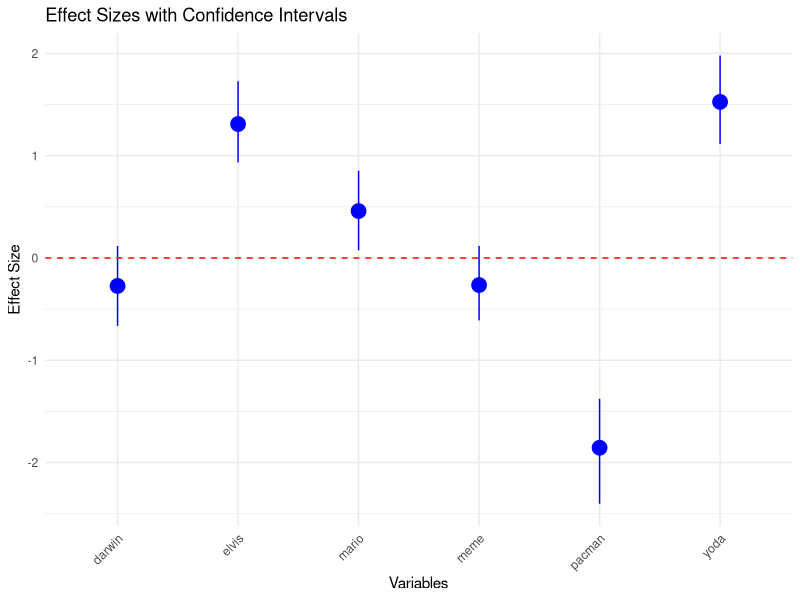

Generate this figure with R:
library(dplyr)
library(ggplot2)
library(tidyr)
library(boot)


# Funzione per generare il dataset con NA casuali e nomi buffi presi dalla cultura pop
#si possono settare:
#n_samples = 100 (numero di campioni in ogni gruppo della popolazione)
#seed = (numero casuale)
#na_percentage = 0 (percentuale (da 0 a 1) di NA presenti del dataset)
#
#

generate_funny_dataset <- function(n_samples =60, seed = sample(1000000, 1), na_percentage = 0.1) {
        set.seed(seed)
        
        # Genera la colonna 'group' e variabili indipendenti con nomi buffi
        group <- rep(c("high", "low"), each = n_samples)
        mario <- c(rnorm(n_samples, mean = 10, sd = 6), rnorm(n_samples, mean = 8, sd = 2)) # Normal - Super Mario
        darwin <- c(rnorm(n_samples, mean = 8, sd = 10), rnorm(n_samples, mean = 8, sd = 11)) # Normal - Darwin but same mean
        elvis <- c(runif(n_samples, min = 5, max = 20), runif(n_samples, min = 4, max = 12))  # Uniform - Elvis Presley
        yoda <- c(rpois(n_samples, lambda = 10), rpois(n_samples, lambda = 5))                 # Poisson - Yoda (Star Wars)
        pacman <- c(rbinom(n_samples, size = 20, prob = 0.3), rbinom(n_samples, size = 20, prob = 0.5)) # Binomial - Pac-Man
        meme <- c(rexp(n_samples, rate = 0.5), rexp(n_samples, rate = 0.3))                   # Exponential - Meme culture
        
        # Combina in un data frame
        funny_dataset <- data.frame(group, mario, darwin, elvis, yoda, pacman, meme)
        
        # Introduce NA in modo casuale
        for (col in names(funny_dataset)[-1]) {  # Escludendo 'group'
                funny_dataset[[col]][sample(1:(2 * n_samples), size = round(na_percentage * 2 * n_samples))] <- NA
        }
        
        return(funny_dataset)
}


test_data <- generate_funny_dataset(n_samples = 50, na_percentage = 0.01, seed=123)
head(test_data)

###########################################################################################
# Test della funzione e significato dei parametri. Quelli con * sono obbligatori,
#gli altri non sono obbligatori e se non specificati utilizzano i valori indicati:
# * x= il dataset da usare
#Replacement = TRUE better to keep it as it is
#GR = "group" the name of the grouping variable (e.g. line, treatment, ecc)
#IN = 2 the first column where there are traits
#FIN = ncol(x) the last column where there are traits
#G1 = "high" the "tag" of individuals of one group (e.g. "ad libitum" or "diet"). 
#G2 = "low" the "tag" of individuals of the other group (e.g. "ad libitum" or "diet").
#n_iter = 1000
#conf_method = "percentile". can be also "Bca" "SD", or "bootstrap-t". these two however need to be tested and do not work perfectly
#SEED=123 change seed to get a different bootstrap
#method == "Cohen" or "Hedges"




################################################################
####Original Function
###############################################################

BootstrapEffectSizesG <- function(x, Replacement = TRUE, GR = "group", IN = 2, FIN = ncol(x), G1 = "high", G2 = "low", 
                                  n_iter = 1000, conf_method = "percentile", SEED = 123, method = "Hedges") {
        # Imposta il seed a livello della funzione principale
        set.seed(SEED)
        # Internal function to calculate effect sizes with NA handling for each variable
        NewPop <- function(x, Replacement, GR, IN, FIN, G1, G2) {
                
                pop1 <- x[x[[GR]] == G1, ]   # Filter for G1
                pop2 <- x[x[[GR]] == G2, ]   # Filter for G2
                
                effctsize <- numeric(FIN - IN + 1)  # Initialize a vector for effect sizes
                n1 <- numeric(FIN - IN + 1)
                n2 <- numeric(FIN - IN + 1)
                
                # Resampling for each variable independently
                for (i in IN:FIN) {
                        var_name <- names(x)[i]
                        
                        # Population 1 for the current variable
                        pop1_var <- pop1[[var_name]]
                        n1_var <- sum(!is.na(pop1_var))  # Effective size without NAs
                        resp1 <- sample(pop1_var[!is.na(pop1_var)], size = n1_var, replace = Replacement)
                        
                        # Population 2 for the current variable
                        pop2_var <- pop2[[var_name]]
                        n2_var <- sum(!is.na(pop2_var))  # Effective size without NAs
                        resp2 <- sample(pop2_var[!is.na(pop2_var)], size = n2_var, replace = Replacement)
                        
                        # Calculate means and standard deviations for each resampled variable
                        p1mean <- mean(resp1, na.rm = TRUE)
                        p2mean <- mean(resp2, na.rm = TRUE)
                        p1sd <- sd(resp1, na.rm = TRUE)
                        p2sd <- sd(resp2, na.rm = TRUE)
                        
                        # Calculate the effect size for the current variable
                        if (method == "Cohen") {
                                effctsize[i - IN + 1] <- (p1mean - p2mean) / sqrt(((n1_var - 1) * p1sd^2 + (n2_var - 1) * p2sd^2) / 
                                                                                          (n1_var + n2_var - 2))
                        } else if (method == "Hedges") {
                                effctsize[i - IN + 1] <- ((p1mean - p2mean) / sqrt(((n1_var - 1) * p1sd^2 + (n2_var - 1) * p2sd^2) / 
                                                                                           (n1_var + n2_var - 2))) * (1 - (3 / (4 * (n1_var + n2_var) - 9)))
                        }
                        # Save the effective sizes without NAs for each variable
                        n1[i - IN + 1] <- n1_var
                        n2[i - IN + 1] <- n2_var
                }
                
                return(list(effctsize = effctsize, n1 = n1, n2 = n2))
        }
        
        # Bootstrap distribution of effect sizes and sample sizes
        effect_size_boot <- replicate(n_iter, {
                result <- NewPop(x, Replacement, GR, IN, FIN, G1, G2)
                list(effctsize = result$effctsize, n1 = result$n1, n2 = result$n2)
        }, simplify = FALSE)
        
        # Extract effect size statistics
        effect_summary <- sapply(effect_size_boot, function(res) res$effctsize)
        mean_effect_summary <- rowMeans(effect_summary, na.rm = TRUE)
        
        ci_summary <- data.frame()
        histograms <- list()
        
        # Calculate confidence intervals
        for (i in 1:(FIN - IN + 1)) {
                effect_dist <- sapply(effect_size_boot, function(res) res$effctsize[i])
                
                ci <- c(NA, NA)
                
                if (conf_method == "SD") {
                        ci <- c(mean(effect_dist)-sd(effect_dist),mean(effect_dist)+sd(effect_dist)) #ci <- quantile(effect_dist, c(0.025, 0.975), na.rm = TRUE)
                } else if (conf_method == "percentile") {
                        ci <- quantile(effect_dist, c(0.025, 0.975), na.rm = TRUE)
                } else if (conf_method == "BCa") {
                        boot_obj <- boot(effect_dist, statistic = function(data, idx) mean(data[idx]), R = n_iter)
                        ci <- tryCatch({
                                boot_ci <- boot.ci(boot_obj, type = "bca")
                                if (!is.null(boot_ci$bca)) boot_ci$bca[4:5] else c(NA, NA)
                        }, error = function(e) c(NA, NA))
                } else if (conf_method == "bootstrap-t") {
                        boot_obj <- boot(effect_dist, statistic = function(data, idx) {
                                mean_val <- mean(data[idx])
                                se_val <- sd(data[idx]) / sqrt(length(data[idx]))
                                return(c(mean_val, se_val))
                        }, R = n_iter)
                        
                        ci <- tryCatch({
                                boot_ci <- boot.ci(boot_obj, type = "stud")
                                if (!is.null(boot_ci$student)) boot_ci$student[4:5] else c(NA, NA)
                        }, error = function(e) c(NA, NA))
                }
                
                # Mean sample sizes for the current variable
                mean_resampled_n1 <- mean(sapply(effect_size_boot, function(res) res$n1[i]), na.rm = TRUE)
                mean_resampled_n2 <- mean(sapply(effect_size_boot, function(res) res$n2[i]), na.rm = TRUE)
                
                # Summary for each variable
                var_name <- names(x)[IN + i - 1]
                ci_summary <- rbind(ci_summary, data.frame(
                        Variable = var_name,
                        mean = mean_effect_summary[i],
                        lower = ci[1],
                        upper = ci[2],
                        significant = ifelse(ci[1] > 0 | ci[2] < 0, TRUE, FALSE),
                        observed_n1 = sum(!is.na(x[x[[GR]] == G1, var_name])),
                        observed_n2 = sum(!is.na(x[x[[GR]] == G2, var_name])),
                        mean_resampled_n1 = mean_resampled_n1,
                        mean_resampled_n2 = mean_resampled_n2
                ), make.row.names = FALSE)
                
                # Create histogram of effect size distribution for the current variable
                hist_plot <- ggplot(data.frame(effect_dist), aes(x = effect_dist)) +
                        geom_histogram(binwidth = 0.1, fill = "blue", alpha = 0.7) +
                        geom_vline(xintercept = 0, linetype = "dashed", color = "red") +
                        labs(title = paste("Effect Size Distribution for", var_name), x = "Effect Size", y = "Frequency") +
                        theme_minimal()
                
                histograms[[var_name]] <- hist_plot
        }
        
        # Plot of means and confidence intervals
        plot <- ggplot(ci_summary, aes(x = Variable, y = mean, ymin = lower, ymax = upper)) +
                geom_pointrange(color = "blue", size = 1) +
                geom_hline(yintercept = 0, linetype = "dashed", color = "red") +
                labs(title = "Effect Sizes with Confidence Intervals", x = "Variables", y = "Effect Size") +
                theme_minimal() +
                theme(axis.text.x = element_text(angle = 45, hjust = 1))
        
        print(plot)
        # Print the method used for effect sizes, confidence method, and number of iterations
        cat("\nMethod used for Effect Sizes:", method, "\n")
        cat("Confidence Method:", conf_method, "\n")
        cat("Number of Iterations:", n_iter, "\n\n")
        # Return summary table and histograms
        return(list(summary = ci_summary, histograms = histograms))
}



##################################
##Versione alternativa semplificata con i loop 
####################################

BootstrapEffectSizesNEW <- function(x, Replacement = TRUE, GR = "group", IN = 2, FIN = ncol(x), G1 = "high", G2 = "low", 
                                    n_iter = 1000, conf_method = "percentile", SEED = 123, method = "Hedges") {
        set.seed(SEED)
        
        calc_effect_size <- function(pop1, pop2, method) {
                n1 <- length(pop1)
                n2 <- length(pop2)
                p1mean <- mean(pop1, na.rm = TRUE)
                p2mean <- mean(pop2, na.rm = TRUE)
                p1sd <- sd(pop1, na.rm = TRUE)
                p2sd <- sd(pop2, na.rm = TRUE)
                
                pooled_sd <- sqrt(((n1 - 1) * p1sd^2 + (n2 - 1) * p2sd^2) / (n1 + n2 - 2))
                effect <- (p1mean - p2mean) / pooled_sd
                
                if (method == "Hedges") {
                        effect <- effect * (1 - (3 / (4 * (n1 + n2) - 9)))
                }
                
                return(c(effect = effect, n1 = n1, n2 = n2))
        }
        
        vars <- names(x)[IN:FIN]
        pop1 <- x[x[[GR]] == G1, vars, drop = FALSE]
        pop2 <- x[x[[GR]] == G2, vars, drop = FALSE]
        
        boot_results <- replicate(n_iter, {
                sapply(vars, function(var) {
                        sample1 <- sample(pop1[[var]], sum(!is.na(pop1[[var]])), replace = Replacement)
                        sample2 <- sample(pop2[[var]], sum(!is.na(pop2[[var]])), replace = Replacement)
                        calc_effect_size(sample1, sample2, method)
                })
        }, simplify = "array")
        
        mean_effects <- rowMeans(boot_results["effect",, ], na.rm = TRUE)
        
        ci_summary <- lapply(vars, function(var) {
                x <- boot_results["effect", var, ]
                ci <- switch(conf_method,
                             "SD" = c(mean(x) - sd(x), mean(x) + sd(x)),
                             "percentile" = quantile(x, c(0.025, 0.975), na.rm = TRUE),
                             "BCa" = {
                                     boot_obj <- boot(x, function(d, i) mean(d[i]), R = n_iter)
                                     tryCatch(boot.ci(boot_obj, type = "bca")$bca[4:5], error = function(e) c(NA, NA))
                             },
                             "bootstrap-t" = {
                                     boot_obj <- boot(x, function(d, i) c(mean(d[i]), sd(d[i]) / sqrt(length(d[i]))), R = n_iter)
                                     tryCatch(boot.ci(boot_obj, type = "stud")$student[4:5], error = function(e) c(NA, NA))
                             })
                data.frame(
                        Variable = var,
                        mean = mean(x),
                        lower = ci[1],
                        upper = ci[2],
                        significant = ci[1] > 0 | ci[2] < 0,
                        observed_n1 = sum(!is.na(pop1[[var]])),
                        observed_n2 = sum(!is.na(pop2[[var]])),
                        mean_resampled_n1 = mean(boot_results["n1", var, ]),
                        mean_resampled_n2 = mean(boot_results["n2", var, ])
                )
        })
        
        ci_summary <- do.call(rbind, ci_summary)
        
        plot <- ggplot(ci_summary, aes(x = Variable, y = mean, ymin = lower, ymax = upper)) +
                geom_pointrange(color = "blue", size = 1) +
                geom_hline(yintercept = 0, linetype = "dashed", color = "red") +
                labs(title = "Effect Sizes with Confidence Intervals", x = "Variables", y = "Effect Size") +
                theme_minimal() +
                theme(axis.text.x = element_text(angle = 45, hjust = 1))
        
        print(plot)
        cat("\nMethod used for Effect Sizes:", method, "\n")
        cat("Confidence Method:", conf_method, "\n")
        cat("Number of Iterations:", n_iter, "\n\n")
        
        histograms <- lapply(vars, function(var) {
                ggplot(data.frame(effect_dist = boot_results["effect", var, ]), aes(x = effect_dist)) +
                        geom_histogram(binwidth = 0.1, fill = "blue", alpha = 0.7) +
                        geom_vline(xintercept = 0, linetype = "dashed", color = "red") +
                        labs(title = paste("Effect Size Distribution for", var), x = "Effect Size", y = "Frequency") +
                        theme_minimal()
        })
        
        return(list(summary = ci_summary, histograms = histograms))
}





#################################################################################################################
#Versione ottimizzata per metterci poco tempo. Non è poi così diversa dall'originale
##################################################################################

BootstrapEffectSizesOPT <- function(x, Replacement = TRUE, GR = "group", IN = 2, FIN = ncol(x), G1 = "high", G2 = "low", 
                                    n_iter = 1000, conf_method = "percentile", SEED = 123, method = "Hedges") {
        set.seed(SEED)
        library(dplyr)
        library(ggplot2)
        library(tidyr)
        library(boot)  # Necessario per il metodo BCa
        
        calc_effect_size <- function(pop1, pop2, method) {
                pop1 <- pop1[!is.na(pop1)]
                pop2 <- pop2[!is.na(pop2)]
                
                n1 <- length(pop1)
                n2 <- length(pop2)
                
                if (n1 < 2 || n2 < 2) return(NA)
                
                p1mean <- mean(pop1)
                p2mean <- mean(pop2)
                p1sd <- sd(pop1)
                p2sd <- sd(pop2)
                
                pooled_sd <- sqrt(((n1 - 1) * p1sd^2 + (n2 - 1) * p2sd^2) / (n1 + n2 - 2))
                effect <- (p1mean - p2mean) / pooled_sd
                
                if (method == "Hedges") {
                        effect <- effect * (1 - (3 / (4 * (n1 + n2) - 9)))
                }
                
                return(effect)
        }
        
        vars <- names(x)[IN:FIN]
        pop1 <- x[x[[GR]] == G1, vars, drop = FALSE]
        pop2 <- x[x[[GR]] == G2, vars, drop = FALSE]
        
        effect_sizes <- replicate(n_iter, {
                sapply(vars, function(var) {
                        sample1 <- sample(pop1[[var]], size = sum(!is.na(pop1[[var]])), replace = Replacement)
                        sample2 <- sample(pop2[[var]], size = sum(!is.na(pop2[[var]])), replace = Replacement)
                        calc_effect_size(sample1, sample2, method)
                })
        })
        
        calc_ci <- function(x, conf_method) {
                switch(conf_method,
                       "SD" = c(mean(x, na.rm = TRUE) - sd(x, na.rm = TRUE),
                                mean(x, na.rm = TRUE) + sd(x, na.rm = TRUE)),
                       "percentile" = quantile(x, c(0.025, 0.975), na.rm = TRUE),
                       "BCa" = {
                               boot_obj <- boot(x, function(d, i) mean(d[i]), R = 1000)
                               ci <- try(boot.ci(boot_obj, type = "bca")$bca[4:5], silent = TRUE)
                               if (inherits(ci, "try-error")) quantile(x, c(0.025, 0.975), na.rm = TRUE) else ci
                       },
                       "bootstrap-t" = {
                               boot_obj <- boot(x, function(d, i) c(mean(d[i]), sd(d[i]) / sqrt(length(d[i]))), R = 1000)
                               ci <- try(boot.ci(boot_obj, type = "stud")$student[4:5], silent = TRUE)
                               if (inherits(ci, "try-error")) quantile(x, c(0.025, 0.975), na.rm = TRUE) else ci
                       })
        }
        
        ci_summary <- data.frame(
                Variable = vars,
                mean = rowMeans(effect_sizes, na.rm = TRUE)
        )
        
        ci_results <- t(sapply(1:nrow(effect_sizes), function(i) calc_ci(effect_sizes[i,], conf_method)))
        ci_summary$lower <- ci_results[,1]
        ci_summary$upper <- ci_results[,2]
        
        ci_summary <- ci_summary %>%
                mutate(
                        significant = lower > 0 | upper < 0,
                        observed_n1 = sapply(vars, function(var) sum(!is.na(pop1[[var]]))),
                        observed_n2 = sapply(vars, function(var) sum(!is.na(pop2[[var]]))),
                        mean_resampled_n1 = sapply(vars, function(var) sum(!is.na(pop1[[var]]))),
                        mean_resampled_n2 = sapply(vars, function(var) sum(!is.na(pop2[[var]])))
                )
        
        plot <- ggplot(ci_summary, aes(x = Variable, y = mean, ymin = lower, ymax = upper)) +
                geom_pointrange(color = "blue", size = 1) +
                geom_hline(yintercept = 0, linetype = "dashed", color = "red") +
                labs(title = "Effect Sizes with Confidence Intervals", x = "Variables", y = "Effect Size") +
                theme_minimal() +
                theme(axis.text.x = element_text(angle = 45, hjust = 1))
        
        print(plot)
        cat("\nMethod used for Effect Sizes:", method, "\n")
        cat("Confidence Method:", conf_method, "\n")
        cat("Number of Iterations:", n_iter, "\n\n")
        
        histograms <- lapply(1:nrow(effect_sizes), function(i) {
                ggplot(data.frame(effect_dist = effect_sizes[i,]), aes(x = effect_dist)) +
                        geom_histogram(binwidth = 0.1, fill = "blue", alpha = 0.7) +
                        geom_vline(xintercept = 0, linetype = "dashed", color = "red") +
                        labs(title = paste("Effect Size Distribution for", vars[i]), x = "Effect Size", y = "Frequency") +
                        theme_minimal()
        })
        
        return(list(summary = ci_summary, histograms = histograms))
}




###########################################################################################
# Test della funzione e significato dei parametri. Quelli con * sono obbligatori,
#gli altri non sono obbligatori e se non specificati utilizzano i valori indicati:
# * x= il dataset da usare
#Replacement = TRUE better to keep it as it is
#GR = "group" the name of the grouping variable (e.g. line, treatment, ecc)
#IN = 2 the first column where there are traits
#FIN = ncol(x) the last column where there are traits
#G1 = "high" the "tag" of individuals of one group (e.g. "ad libitum" or "diet"). 
#G2 = "low" the "tag" of individuals of the other group (e.g. "ad libitum" or "diet").
#n_iter = 1000
#conf_method = "percentile". can be also "Bca" "SD", or "bootstrap-t". these two however need to be tested and do not work perfectly
#SEED=123 change seed to get a different bootstrap
#method == "Cohen" or "Hedges"


results<-BootstrapEffectSizesOPT(test_data,n_iter = 10000,method="Hedges", GR= "group")


